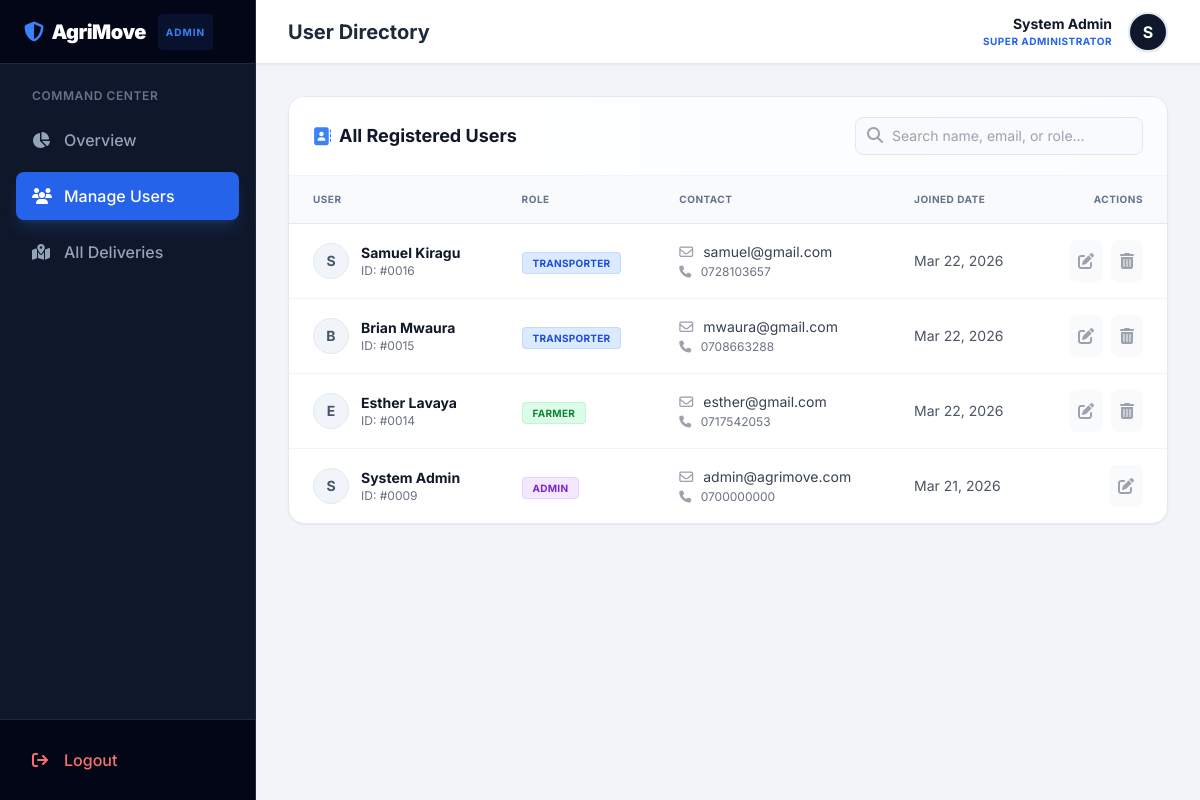
Screenshot of /manage_users.php (signed in) with the database file from the repository.
### tables this page shows
CREATE TABLE `users` (
  `id` int(11) NOT NULL,
  `name` varchar(100) NOT NULL,
  `email` varchar(100) NOT NULL,
  `phone` varchar(20) NOT NULL,
  `password` varchar(255) NOT NULL,
  `role` varchar(50) NOT NULL DEFAULT 'farmer',
  `verified` tinyint(1) DEFAULT 0,
  `created_at` timestamp NOT NULL DEFAULT current_timestamp()
);

### manage_users.php (the view, shortened to what this page needs)
<?php
include "db_connect.php";
$admin_name = $_SESSION['name'];
$admin_id = $_SESSION['user_id'];
$users_sql = "SELECT id, name, email, phone, role, created_at FROM users ORDER BY created_at DESC";
$users_res = $conn->query($users_sql);
?>
<!DOCTYPE html>
<html lang="en">
<head>
    <script src="https://cdn.tailwindcss.com"></script>
    <link rel="stylesheet" href="https://cdnjs.cloudflare.com/ajax/libs/font-awesome/6.4.0/css/all.min.css">
</head>
<body class="text-gray-800 flex h-screen overflow-hidden">
    <aside class="w-64 bg-slate-900 text-gray-300 border-r border-slate-800 flex flex-col hidden md:flex flex-shrink-0 z-20 h-full absolute md:relative">
        <div class="h-16 flex items-center px-6 border-b border-slate-800 bg-slate-950">
            <div class="flex items-center gap-2 text-white text-xl font-black tracking-tight">
                <i class="fa-solid fa-shield-halved text-blue-500"></i> AgriMove <span class="text-[10px] font-bold text-blue-500 uppercase tracking-widest ml-1 bg-blue-500/10 px-2 py-1 rounded">Admin</span>
            </div>
        </div>
        <nav class="flex-1 px-4 py-6 space-y-2 overflow-y-auto">
            <div class="text-xs font-semibold text-slate-500 uppercase tracking-wider mb-3 px-4">Command Center</div>
            <a href="admin_dashboard.php" class="flex items-center gap-3 px-4 py-3 text-slate-400 hover:bg-slate-800 hover:text-white rounded-lg font-medium transition">
                <i class="fa-solid fa-chart-pie w-5"></i> Overview
            </a>
            <a href="manage_users.php" class="flex items-center justify-between px-4 py-3 bg-blue-600 text-white rounded-lg font-medium shadow-lg shadow-blue-500/20">
                <div class="flex items-center gap-3"><i class="fa-solid fa-users w-5"></i> Manage Users</div>
            </a>
            <a href="all_deliveries.php" class="flex items-center gap-3 px-4 py-3 text-slate-400 hover:bg-slate-800 hover:text-white rounded-lg font-medium transition">
                <i class="fa-solid fa-map-location-dot w-5"></i> All Deliveries
            </a>
        </nav>
        <div class="p-4 border-t border-slate-800 bg-slate-950">
            <a href="logout.php" class="flex items-center gap-3 px-4 py-3 text-red-400 hover:bg-red-500/10 rounded-lg font-medium transition">
                <i class="fa-solid fa-arrow-right-from-bracket w-5"></i> Logout
            </a>
        </div>
    </aside>
    <div class="flex-1 flex flex-col h-screen overflow-hidden relative">
        <header class="h-16 bg-white border-b border-gray-200 flex items-center justify-between px-6 md:px-8 flex-shrink-0 shadow-sm z-10">
            <div class="flex items-center gap-4">
                <h1 class="text-xl font-bold text-gray-800 hidden sm:block">User Directory</h1>
            </div>
            <div class="flex items-center gap-4">
                <div class="text-right hidden sm:block">
                    <p class="text-sm font-bold text-gray-900"><?php echo htmlspecialchars($admin_name); ?></p>
                    <p class="text-[10px] text-blue-600 font-bold uppercase tracking-wider">Super Administrator</p>
                </div>
                <div class="w-10 h-10 rounded-full bg-slate-900 text-white flex items-center justify-center font-bold border-2 border-slate-200 shadow-sm">
                    <?php echo strtoupper(substr($admin_name, 0, 1)); ?>
                </div>
            </div>
        </header>
        <main class="flex-1 overflow-y-auto p-4 sm:p-6 md:p-8">
            <div class="max-w-7xl mx-auto">
                <div class="bg-white rounded-2xl shadow-sm border border-gray-200 overflow-hidden">
                    <div class="px-6 py-5 border-b border-gray-100 flex flex-col sm:flex-row justify-between items-center gap-4 bg-gradient-to-r from-white to-blue-50/30">
                        <h2 class="font-bold text-gray-900 text-lg flex items-center gap-2">
                            <i class="fa-solid fa-address-book text-blue-500"></i> All Registered Users
                        </h2>
                        <div class="relative w-full sm:w-72">
                            <i class="fa-solid fa-magnifying-glass absolute left-3 top-2.5 text-gray-400"></i>
                            <input type="text" id="searchInput" placeholder="Search name, email, or role..." class="w-full pl-9 pr-4 py-2 bg-slate-50 border border-gray-200 rounded-lg text-sm focus:outline-none focus:border-blue-500 focus:ring-1 focus:ring-blue-500 transition">
                        </div>
                    </div>
                    <?php if ($users_res && $users_res->num_rows > 0): ?>
                        <div class="overflow-x-auto">
                            <table class="w-full text-left border-collapse" id="usersTable">
                                <thead>
                                    <tr class="bg-slate-50 text-[10px] uppercase tracking-wider text-slate-500 border-b border-gray-200">
                                        <th class="px-6 py-4 font-bold">User</th>
                                        <th class="px-6 py-4 font-bold">Role</th>
                                        <th class="px-6 py-4 font-bold">Contact</th>
                                        <th class="px-6 py-4 font-bold">Joined Date</th>
                                        <th class="px-6 py-4 font-bold text-right">Actions</th>
                                    </tr>
                                </thead>
                                <tbody class="divide-y divide-gray-100">
                                    <?php while($user = $users_res->fetch_assoc()): ?>
                                        <tr class="hover:bg-slate-50/50 transition user-row">
                                            <td class="px-6 py-4">
                                                <div class="flex items-center gap-3">
                                                    <div class="w-9 h-9 rounded-full bg-slate-100 text-slate-600 flex items-center justify-center font-bold text-sm border border-slate-200">
                                                        <?php echo strtoupper(substr($user['name'], 0, 1)); ?>
                                                    </div>
                                                    <div>
                                                        <p class="font-bold text-gray-900 text-sm user-name"><?php echo htmlspecialchars($user['name']); ?></p>
                                                        <p class="text-xs text-gray-500">ID: #<?php echo str_pad($user['id'], 4, '0', STR_PAD_LEFT); ?></p>
                                                    </div>
                                                </div>
                                            </td>
                                            <td class="px-6 py-4 user-role">
                                                <?php
                                                    $role = strtolower(trim($user['role']));
                                                    if ($role === 'admin') {
                                                        echo '<span class="bg-purple-100 text-purple-700 text-[10px] font-bold px-2.5 py-1 rounded border border-purple-200 uppercase tracking-wide">Admin</span>';
                                                    } elseif ($role === 'farmer') {
                                                        echo '<span class="bg-green-100 text-green-700 text-[10px] font-bold px-2.5 py-1 rounded border border-green-200 uppercase tracking-wide">Farmer</span>';
                                                    } else {
                                                        echo '<span class="bg-blue-100 text-blue-700 text-[10px] font-bold px-2.5 py-1 rounded border border-blue-200 uppercase tracking-wide">Transporter</span>';
                                                    }
                                                ?>
                                            </td>
                                            <td class="px-6 py-4 user-contact">
                                                <p class="text-sm text-gray-700"><i class="fa-regular fa-envelope text-gray-400 mr-1.5"></i> <?php echo htmlspecialchars($user['email']); ?></p>
                                                <p class="text-xs text-gray-500 mt-0.5"><i class="fa-solid fa-phone text-gray-400 mr-1.5"></i> <?php echo htmlspecialchars($user['phone']); ?></p>
                                            </td>
                                            <td class="px-6 py-4 text-sm text-gray-600">
                                                <?php echo date('M d, Y', strtotime($user['created_at'] ?? 'now')); ?>
                                            </td>
                                            <td class="px-6 py-4 text-right flex items-center justify-end gap-2">
                                                <button onclick="openEditModal(<?php echo $user['id']; ?>, '<?php echo addslashes($user['name']); ?>', '<?php echo addslashes($user['email']); ?>', '<?php echo addslashes($user['phone']); ?>', '<?php echo $role; ?>')" class="text-gray-400 hover:text-blue-600 transition p-2 bg-gray-50 hover:bg-blue-50 rounded-lg border border-transparent hover:border-blue-200" title="Edit User">
                                                    <i class="fa-solid fa-pen-to-square"></i>
                                                </button>
                                                <?php if($user['id'] != $admin_id): ?>
                                                <form method="POST" class="inline-block m-0" onsubmit="return confirm('⚠️ WARNING: Are you sure you want to permanently delete <?php echo addslashes($user['name']); ?>? This action cannot be undone.');">
                                                    <button type="submit" class="text-gray-400 hover:text-red-600 transition p-2 bg-gray-50 hover:bg-red-50 rounded-lg border border-transparent hover:border-red-200" title="Delete User">
                                                        <i class="fa-solid fa-trash-can"></i>
                                                    </button>
                                                </form>
                                                <?php endif; ?>
                                            </td>
                                        </tr>
                                    <?php endwhile; ?>
                                </tbody>
                            </table>
                        </div>
                    <?php else: ?>
                        <div class="p-12 text-center text-gray-500">
                            <p>No users found in the database.</p>
                        </div>
                    <?php endif; ?>
                </div>
            </div>
        </main>
    </div>
</body>
</html>

### manage_users.php (style rules this page uses)
body { font-family: 'Inter', sans-serif; background-color: #f1f5f9; }

### rows the page displays
users: name "S", name "Samuel Kiragu", id "0016", role "TRANSPORTER", email "samuel@gmail.com", phone "0728103657", created_at "Mar 22, 2026"
users: name "B", name "Brian Mwaura", id "0015", role "TRANSPORTER", email "mwaura@gmail.com", phone "0708663288", created_at "Mar 22, 2026"
users: name "E", name "Esther Lavaya", id "0014", role "FARMER", email "esther@gmail.com", phone "0717542053", created_at "Mar 22, 2026"
users: name "S", name "System Admin", id "0009", role "ADMIN", email "admin@agrimove.com", phone "0700000000", created_at "Mar 21, 2026"

### other values shown
$admin_name "System Admin"
substr($admin_name, 0, 1) "S"
